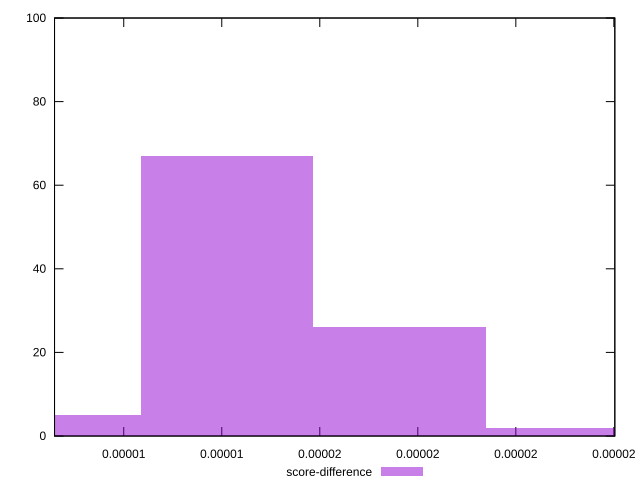

Write gnuplot code to recreate this figure.
reset

$scoreDifference <<EOF
0.000021158429642617107 2
0.000017632024702180924 26
0.000014105619761744739 67
0.000010579214821308554 5
EOF

set key outside below
set boxwidth 0.0000035264049404361846
set xrange [0.000010587761042457622:0.00002201987946348627]
set yrange [0:100]
set trange [0:100]
set style fill transparent solid 0.5 noborder
set terminal svg size 640, 490 enhanced background rgb 'white'
set output "reprap/mainthread-work-breakdown/samples/pages+cached+noexternal+nojs/score-difference/histogram.svg"

plot $scoreDifference title "score-difference" with boxes

reset
